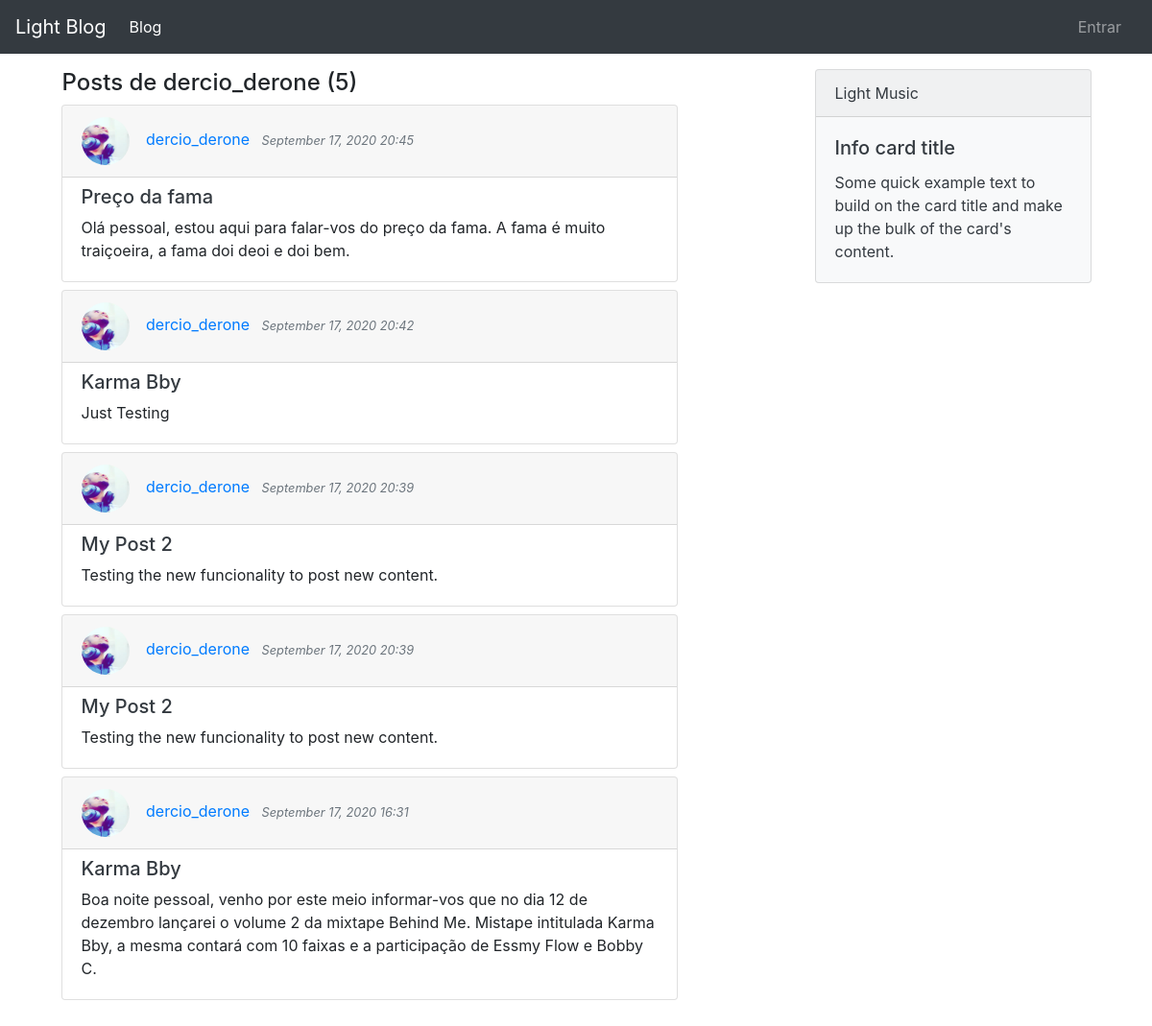
Page /user/dercio_derone on the committed database.
### blog/models.py (models this page shows, shortened)
class Post(models.Model):
    title = models.CharField(max_length=100)
    content = models.TextField()
    date_posted = models.DateTimeField(default=timezone.now)
    author = models.ForeignKey(User,on_delete=models.CASCADE)

### users/models.py (models this page shows, shortened)
class Perfil(models.Model):
    user = models.OneToOneField(User,on_delete=models.CASCADE)
    imagem = models.ImageField(default='default.jpg',upload_to='ImgPerfil')

### blog/views.py (the view)
# urls.py: path('user/<str:username>', UserPostListView.as_view(), name='user-posts'),
class UserPostListView(ListView):
    model = Post
    template_name = 'blog/user_posts.html'
    context_object_name = 'posts'
    paginate_by = 5
    def get_queryset(self):
        user = get_object_or_404(User,username=self.kwargs.get('username'))
        return Post.objects.filter(author=user).order_by('-date_posted')

### blog/templates/blog/user_posts.html (shortened to what this page needs)
{% extends 'blog/base.html' %}
{% block content %}
<div class="clearfix div-container">
<aside class="aside-left mr-2">
<div class="row mb-5">
    {% if posts %}
        <h4 class="ml-3">Posts de {{ view.kwargs.username }}  ({{ page_obj.paginator.count }}) </h4>
        {% for post in posts %}
        <div class="col-md-10 mb-2">
        <div class="card">
            <div class="card-header">
                <img class="rounded-circle img-perfil" style="width: 50px; height: 50px;" src="{{ post.author.perfil.imagem.url }}" alt="">
                <a href="{% url 'blog:user-posts' post.author.username %}" class="mr-2 no-decoration">{{ post.author }}</a>
                <small class="text-muted"><cite title="Source Title">{{ post.date_posted|date:"F d, Y H:i" }}</cite></small>
            </div>
            <div class="card-body mb-0 pt-2">
                <a class="no-decoration text-dark" href="{% url 'blog:post-detail' post.id %}"><h5 class="">{{post.title}}</h5></a>
                <p class="mb-0">{{ post.content }}</p>
            </div>
          </div>
        </div>
        {% endfor %}
    {% endif %}
    <div class="col-md-10">
    </div>
</div>
</aside>
<aside>
    <div class="card text-white text-dark bg-light mb-3" style="max-width: 18rem;">
        <div class="card-header">Light Music</div>
        <div class="card-body">
        <h5 class="card-title">Info card title</h5>
        <p class="card-text">Some quick example text to build on the card title and make up the bulk of the card's content.</p>
    </div>
</aside>
</div>
{% endblock content %}

### blog/static/blog/css/mystyle.css (style rules this page uses)
.no-decoration { text-decoration: none !important; }
.div-container { display: flex; flex-wrap: wrap; justify-content: center; }
.aside-left { max-width: 70%; }
.img-perfil { width: 80px; height: 80px; margin-right: 13px; }

### rows in the picture
Post: author.perfil.imagem (picture), author "dercio_derone", date_posted "September 17, 2020 20:45", title "Preço da fama", content "Olá pessoal, estou aqui para falar-vos do preço da fama. A fama é muito traiçoeira, a fama doi deoi e doi bem."
Post: author.perfil.imagem (picture), author "dercio_derone", date_posted "September 17, 2020 20:42", title "Karma Bby", content "Just Testing"
Post: author.perfil.imagem (picture), author "dercio_derone", date_posted "September 17, 2020 20:39", title "My Post 2", content "Testing the new funcionality to post new content."
Post: author.perfil.imagem (picture), author "dercio_derone", date_posted "September 17, 2020 20:39", title "My Post 2", content "Testing the new funcionality to post new content."
Post: author.perfil.imagem (picture), author "dercio_derone", date_posted "September 17, 2020 16:31", title "Karma Bby", content "Boa noite pessoal, venho por este meio informar-vos que no dia 12 de dezembro lançarei o volume 2 da mixtape Behind Me. Mistape intitulada Karma Bby, a mesma contará com 10 faixas e a participação de Essmy Flow e Bobby C."

### other values in the picture
{{ view.kwargs.username }} "dercio_derone"
{{ page_obj.paginator.count }} "5"
